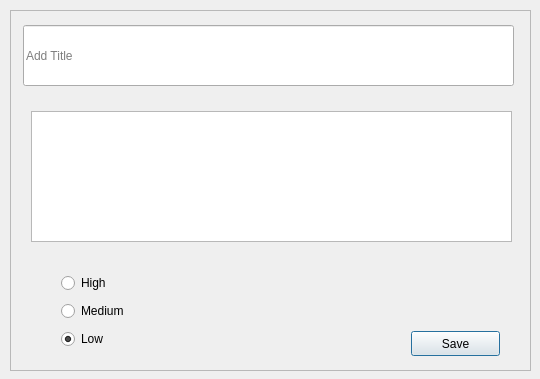
<?xml version="1.0" encoding="UTF-8"?>
<ui version="4.0">
 <class>TuduTask</class>
 <widget class="QDialog" name="TuduTask">
  <property name="geometry">
   <rect>
    <x>0</x>
    <y>0</y>
    <width>540</width>
    <height>379</height>
   </rect>
  </property>
  <property name="windowTitle">
   <string>Add Task</string>
  </property>
  <widget class="QScrollArea" name="scrollArea">
   <property name="geometry">
    <rect>
     <x>10</x>
     <y>10</y>
     <width>521</width>
     <height>361</height>
    </rect>
   </property>
   <property name="widgetResizable">
    <bool>true</bool>
   </property>
   <widget class="QWidget" name="scrollAreaWidgetContents">
    <property name="geometry">
     <rect>
      <x>0</x>
      <y>0</y>
      <width>519</width>
      <height>359</height>
     </rect>
    </property>
    <widget class="QLineEdit" name="tuduTaskLineEdit">
     <property name="geometry">
      <rect>
       <x>12</x>
       <y>14</y>
       <width>491</width>
       <height>61</height>
      </rect>
     </property>
     <property name="styleSheet">
      <string notr="true">font: 63 19pt &quot;URW Gothic&quot;;</string>
     </property>
     <property name="placeholderText">
      <string>Add Title</string>
     </property>
    </widget>
    <widget class="QPlainTextEdit" name="tuduTaskPlainTextEdit">
     <property name="geometry">
      <rect>
       <x>20</x>
       <y>100</y>
       <width>481</width>
       <height>131</height>
      </rect>
     </property>
    </widget>
    <widget class="QWidget" name="verticalLayoutWidget">
     <property name="geometry">
      <rect>
       <x>50</x>
       <y>260</y>
       <width>160</width>
       <height>83</height>
      </rect>
     </property>
     <layout class="QVBoxLayout" name="verticalLayout">
      <item>
       <widget class="QRadioButton" name="radioButton_High">
        <property name="text">
         <string>High</string>
        </property>
       </widget>
      </item>
      <item>
       <widget class="QRadioButton" name="radioButton_Medium">
        <property name="text">
         <string>Medium</string>
        </property>
       </widget>
      </item>
      <item>
       <widget class="QRadioButton" name="radioButton_Low">
        <property name="text">
         <string>Low</string>
        </property>
        <property name="checked">
         <bool>true</bool>
        </property>
       </widget>
      </item>
     </layout>
    </widget>
    <widget class="QPushButton" name="tuduTaskPushButton">
     <property name="geometry">
      <rect>
       <x>400</x>
       <y>320</y>
       <width>89</width>
       <height>25</height>
      </rect>
     </property>
     <property name="text">
      <string>Save</string>
     </property>
     <property name="checkable">
      <bool>false</bool>
     </property>
    </widget>
   </widget>
  </widget>
 </widget>
 <resources/>
 <connections/>
</ui>
